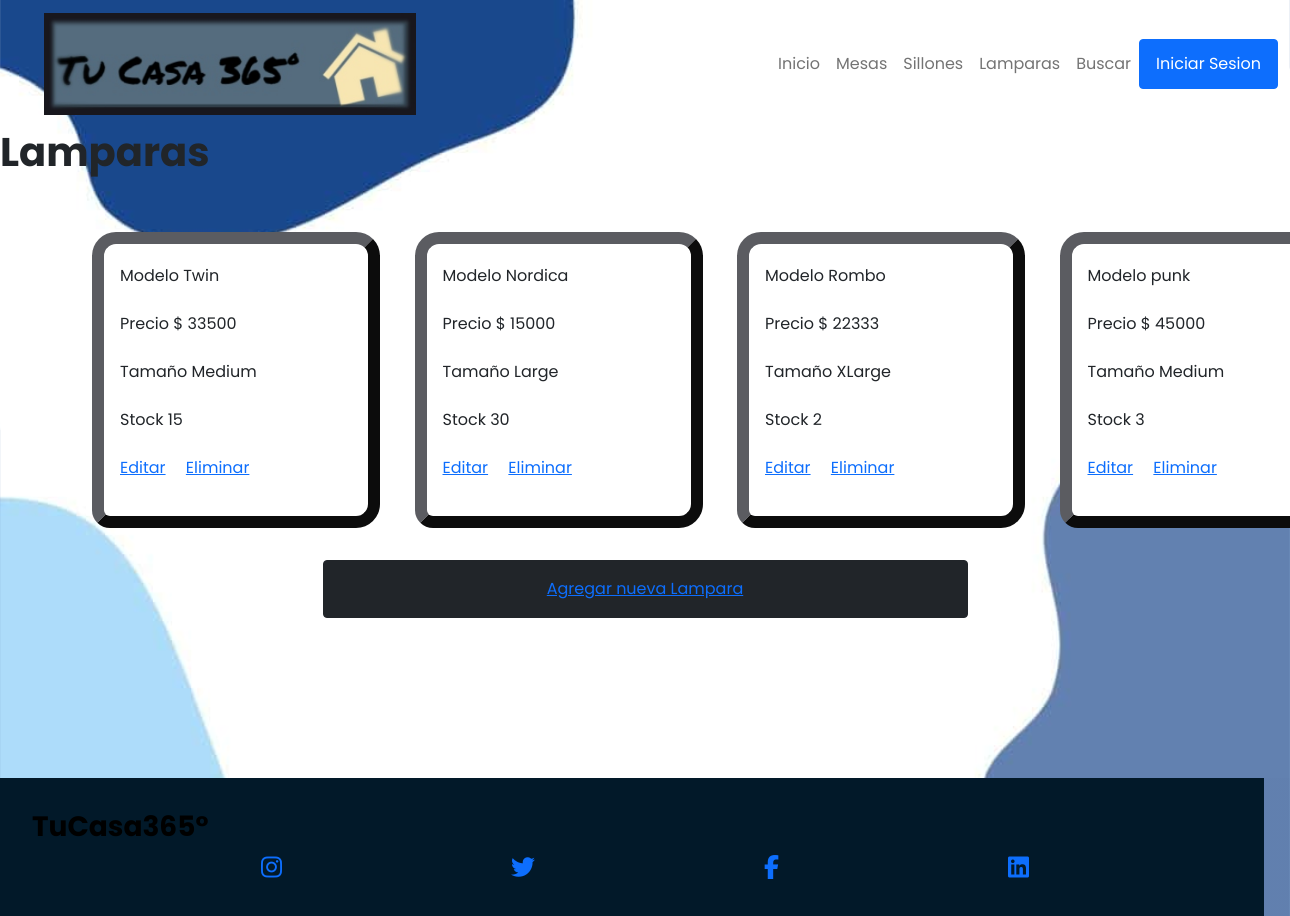
/AppCoder/lamparas/list, run on the app's committed database.
### AppCoder/models.py (models this page shows, shortened)
class Lamparas(models.Model):
    nombre=models.CharField(max_length=40)
    precio = models.IntegerField()
    tamaño = models.CharField(max_length=40)
    stock =  models.IntegerField()

### AppCoder/views.py (the view)
# urls.py: path('lamparas/list', views.LamparaList.as_view(), name='LamparasList'), #ok
class LamparaList(ListView):
      model = Lamparas
      template_name = "AppCoder/lampara_list.html"

### AppCoder/templates/AppCoder/lampara_list.html
{% extends "AppCoder/padre.html" %}
{% load static %}
{% block contenidoQueCambia %}
<h1>Lamparas</h1>
        <div class='container-fluid'>
            <div class="row">
                    {% for lampara in object_list %}
                    <div class="col-sm-6 col-md-6 col-lg-3">
                        <div class="card" id="card" style="width: 18rem;">
                            <div class="card-body">
                                <p>Modelo {{lampara.nombre}}</p>
                                <p>Precio $ {{lampara.precio}}</p>
                                <p>Tamaño {{lampara.tamaño}}</p>
                                <p>Stock {{lampara.stock}}</p>
                                <P>
                                    <a href="{% url 'LamparasEditar' lampara.id %}" class="card-link"> Editar</a>
                                    <a href="{% url 'LamparasEliminar' lampara.id %}" class="card-link"> Eliminar</a>
                                </P>
                            </div>
                        </div>
                    </div>
                {% endfor %}
            </div>
        </div>
        <div class="d-grid gap-2 col-6 mx-auto marginTop">
            <button class="btn  btn-dark" type="button">
                <a href="{% url 'LamparaFormulario' %}">Agregar nueva Lampara</a>
            </button>
        </div>
{% endblock %}

### data on the page
Lamparas: nombre "Twin", precio "33500", tamaño "Medium", stock "15"
Lamparas: nombre "Nordica", precio "15000", tamaño "Large", stock "30"
Lamparas: nombre "Rombo", precio "22333", tamaño "XLarge", stock "2"
Lamparas: nombre "punk", precio "45000", tamaño "Medium", stock "3"
